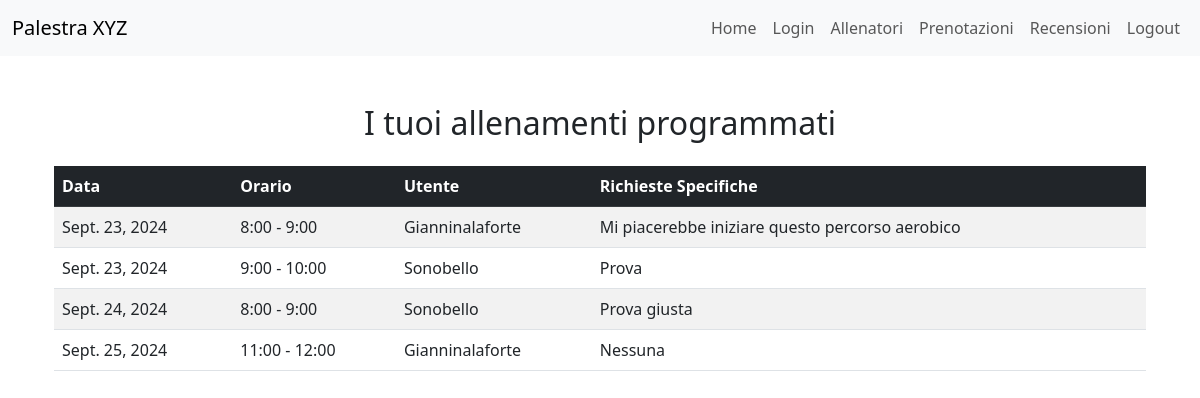
Page /trainers/allenamenti/ (signed in) on the committed database.
### bookings/models.py (models this page shows, shortened)
class Prenotazione(models.Model):
    registrato_utente = models.ForeignKey(RegistratoUtente, on_delete=models.CASCADE)
    personal_trainer = models.ForeignKey(PersonalTrainer, on_delete=models.CASCADE)
    richieste_specifiche = models.TextField(max_length=500, blank=True, null=True)
    ORARI_FASCIA = [
        (8, '8:00 - 9:00'),
        (9, '9:00 - 10:00'),
        (10, '10:00 - 11:00'),
        (11, '11:00 - 12:00'),
        (12, '12:00 - 13:00'),
        (13, '13:00 - 14:00'),
        (14, '14:00 - 15:00'),
        (15, '15:00 - 16:00'),
        (16, '16:00 - 17:00'),
        (17, '17:00 - 18:00'),
        (18, '18:00 - 19:00'),
    ]
    fascia_oraria = models.IntegerField(choices=ORARI_FASCIA)
    data_prenotazione = models.DateField()
    class Meta:
        unique_together = ('personal_trainer', 'fascia_oraria', 'data_prenotazione')
    class Meta:
        verbose_name_plural = "Prenotazioni"

### accounts/models.py (models this page shows, shortened)
class RegistratoUtente(models.Model):
    user = models.OneToOneField(User, on_delete=models.CASCADE)
    nome = models.CharField(max_length=100)
    cognome = models.CharField(max_length=100)
    data_nascita = models.DateField()
    bio = models.TextField(max_length=500)
    SCELTA_PREFERENZE = [
        ("BB", "BodyBuilding"),
        ("PL", "PowerLifting"),
        ("CL", "Calisthenics"),
        ("ST", "StrongMen"),
        ("YG", "Yoga"),
        ("PS", "Pilates"),
        ("AR", "Aerobico")
    ]
    preferenze = models.CharField(max_length=2, choices=SCELTA_PREFERENZE)
    class Meta:
        verbose_name_plural = "UtentiRegistrati"

### trainers/views.py (the view)
# urls.py: path('allenamenti/', allenamenti_programmati, name='allenamenti_programmati'),
@login_required
def allenamenti_programmati(request):
    try:
        personal_trainer = PersonalTrainer.objects.get(user=request.user)
    except PersonalTrainer.DoesNotExist:
        messages.error(request, "Devi essere un personal trainer per visualizzare i tuoi allenamenti.")
        return redirect('personal_trainer_home')
    allenamenti = Prenotazione.objects.filter(personal_trainer=personal_trainer).order_by('data_prenotazione', 'fascia_oraria')
    return render(request, 'trainers/allenamenti_programmati.html', {'allenamenti': allenamenti})

### trainers/templates/trainers/allenamenti_programmati.html
{% extends 'trainers/base.html' %}
{% block content %}
<div class="container mt-5">
    <h2 class="text-center mb-4">I tuoi allenamenti programmati</h2>
    {% if allenamenti %}
        <div class="table-responsive">
            <table class="table table-striped">
                <thead class="table-dark">
                    <tr>
                        <th>Data</th>
                        <th>Orario</th>
                        <th>Utente</th>
                        <th>Richieste Specifiche</th>
                    </tr>
                </thead>
                <tbody>
                    {% for allenamento in allenamenti %}
                        <tr>
                            <td>{{ allenamento.data_prenotazione }}</td>
                            <td>{{ allenamento.get_fascia_oraria_display }}</td>
                            <td>{{ allenamento.registrato_utente.user.username }}</td>
                            <td>{{ allenamento.richieste_specifiche|default:"Nessuna" }}</td>
                        </tr>
                    {% endfor %}
                </tbody>
            </table>
        </div>
    {% else %}
        <div class="alert alert-warning" role="alert">
            Non hai allenamenti programmati.
        </div>
    {% endif %}
</div>
{% endblock %}

### trainers/templates/trainers/base.html (style rules this page uses)
body { padding-top: 56px; }

### rows in the picture
Prenotazione: data_prenotazione "Sept. 23, 2024", fascia_oraria "8:00 - 9:00", registrato_utente.user.username "Gianninalaforte", richieste_specifiche "Mi piacerebbe iniziare questo percorso aerobico"
Prenotazione: data_prenotazione "Sept. 23, 2024", fascia_oraria "9:00 - 10:00", registrato_utente.user.username "Sonobello", richieste_specifiche "Prova"
Prenotazione: data_prenotazione "Sept. 24, 2024", fascia_oraria "8:00 - 9:00", registrato_utente.user.username "Sonobello", richieste_specifiche "Prova giusta"
Prenotazione: data_prenotazione "Sept. 25, 2024", fascia_oraria "11:00 - 12:00", registrato_utente.user.username "Gianninalaforte", richieste_specifiche "Nessuna"
